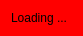
<?xml version="1.0" encoding="UTF-8"?>
<ui version="4.0">
 <class>GpLoading</class>
 <widget class="QWidget" name="GpLoading">
  <property name="geometry">
   <rect>
    <x>0</x>
    <y>0</y>
    <width>83</width>
    <height>32</height>
   </rect>
  </property>
  <property name="palette">
   <palette>
    <active>
     <colorrole role="Base">
      <brush brushstyle="SolidPattern">
       <color alpha="255">
        <red>255</red>
        <green>255</green>
        <blue>255</blue>
       </color>
      </brush>
     </colorrole>
     <colorrole role="Window">
      <brush brushstyle="SolidPattern">
       <color alpha="255">
        <red>255</red>
        <green>0</green>
        <blue>0</blue>
       </color>
      </brush>
     </colorrole>
    </active>
    <inactive>
     <colorrole role="Base">
      <brush brushstyle="SolidPattern">
       <color alpha="255">
        <red>255</red>
        <green>255</green>
        <blue>255</blue>
       </color>
      </brush>
     </colorrole>
     <colorrole role="Window">
      <brush brushstyle="SolidPattern">
       <color alpha="255">
        <red>255</red>
        <green>0</green>
        <blue>0</blue>
       </color>
      </brush>
     </colorrole>
    </inactive>
    <disabled>
     <colorrole role="Base">
      <brush brushstyle="SolidPattern">
       <color alpha="255">
        <red>255</red>
        <green>0</green>
        <blue>0</blue>
       </color>
      </brush>
     </colorrole>
     <colorrole role="Window">
      <brush brushstyle="SolidPattern">
       <color alpha="255">
        <red>255</red>
        <green>0</green>
        <blue>0</blue>
       </color>
      </brush>
     </colorrole>
    </disabled>
   </palette>
  </property>
  <property name="focusPolicy">
   <enum>Qt::StrongFocus</enum>
  </property>
  <property name="windowTitle">
   <string>Form</string>
  </property>
  <layout class="QGridLayout" name="gridLayout">
   <item row="0" column="0">
    <widget class="QLabel" name="lblLoading">
     <property name="text">
      <string>Loading ...</string>
     </property>
    </widget>
   </item>
  </layout>
 </widget>
 <resources/>
 <connections/>
</ui>
